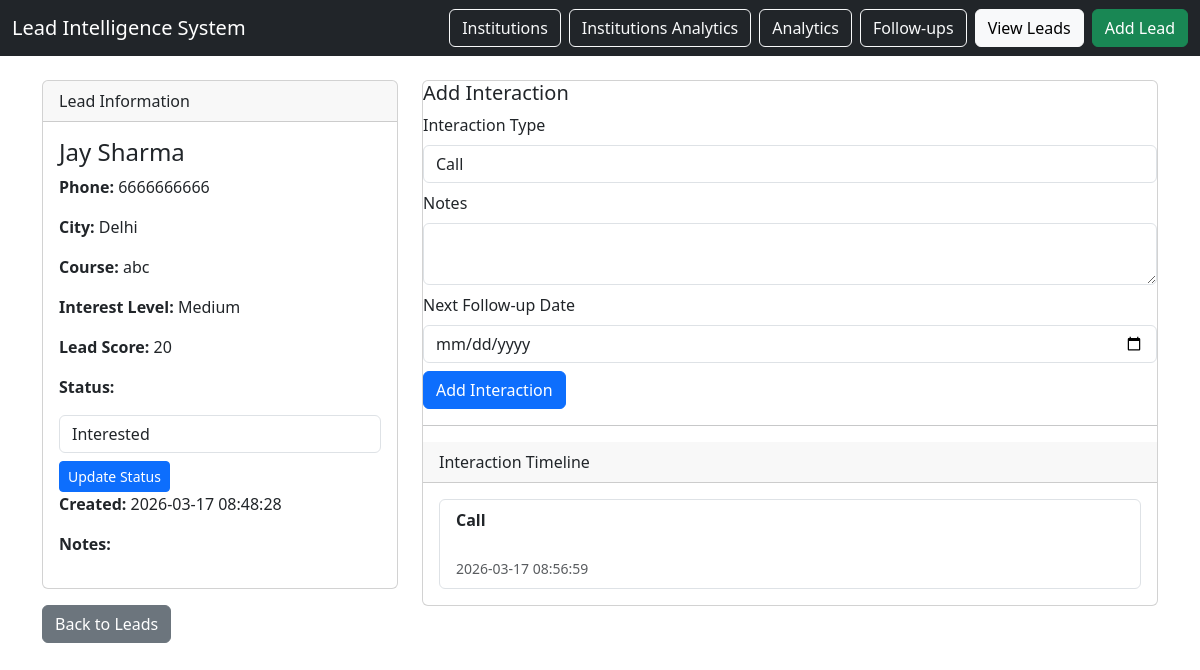
/leads/2, run on an earlier commit of the app's database.
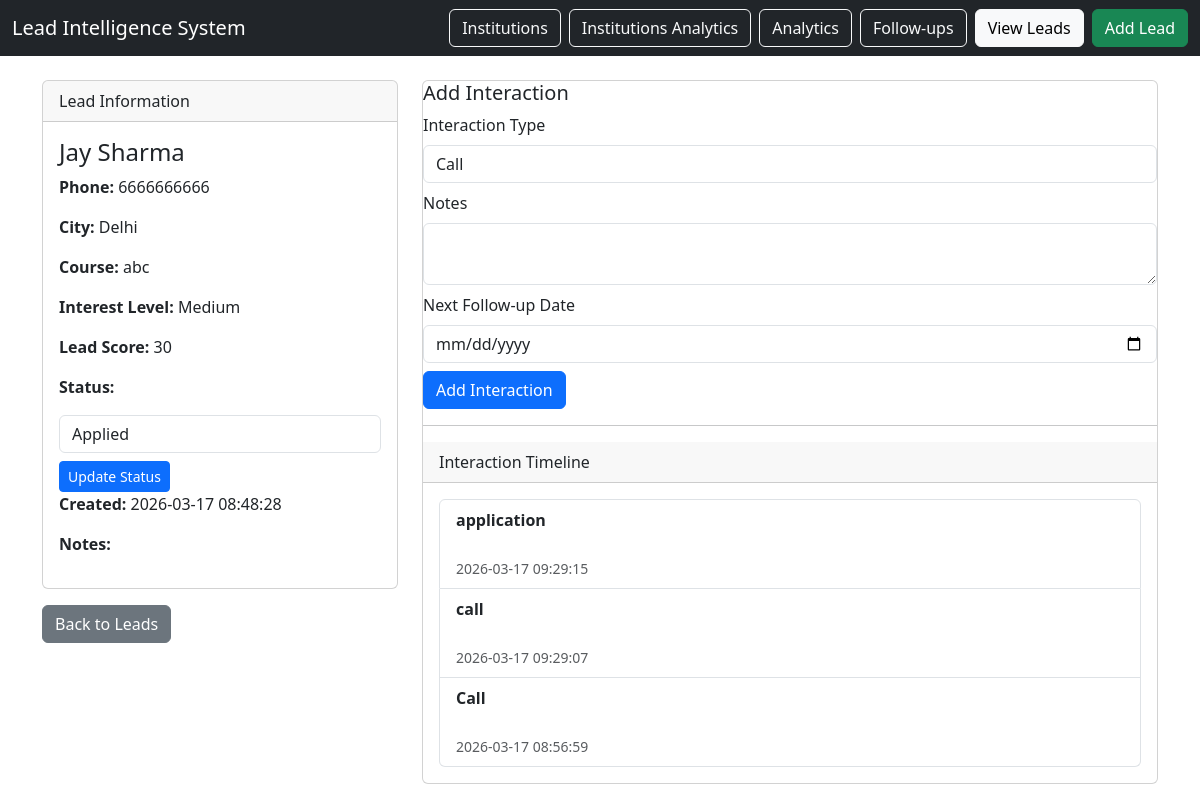
And on a later commit of the database.
### tables this page shows
CREATE TABLE leads (
    lead_id INTEGER PRIMARY KEY AUTOINCREMENT,
    student_name TEXT NOT NULL,
    phone TEXT,
    city TEXT,
    school_id INTEGER,
    coaching_id INTEGER,
    course_interest TEXT,
    lead_source TEXT,
    interest_level TEXT,
    lead_score INTEGER DEFAULT 0,
    status TEXT CHECK(status IN (
        'new',
        'contacted',
        'interested',
        'applied',
        'admitted',
        'lost'
    )) DEFAULT 'new',
    created_at TIMESTAMP DEFAULT CURRENT_TIMESTAMP,
    notes TEXT,

    FOREIGN KEY (school_id) REFERENCES institutions(institution_id),
    FOREIGN KEY (coaching_id) REFERENCES institutions(institution_id)
);

CREATE TABLE interactions (
    interaction_id INTEGER PRIMARY KEY AUTOINCREMENT,
    lead_id INTEGER NOT NULL,
    interaction_type TEXT NOT NULL,
    notes TEXT,
    follow_up_date DATE,
    created_at TIMESTAMP DEFAULT CURRENT_TIMESTAMP,

    FOREIGN KEY (lead_id) REFERENCES leads(lead_id)
);

### app.py (the view)
@app.route("/leads/<int:lead_id>")
def lead_detail(lead_id):
    db = get_db()
    lead = db.execute("""
        SELECT *
        FROM leads
        WHERE lead_id = ?
    """, (lead_id,)).fetchone()
    score = calculate_lead_score(lead)
    db.execute("""
        UPDATE leads
        SET lead_score = ?
        WHERE lead_id = ?
    """, (score, lead_id))
    db.commit()
    interactions = db.execute("""
        SELECT *
        FROM interactions
        WHERE lead_id = ?
        ORDER BY created_at DESC
    """, (lead_id,)).fetchall()
    return render_template(
        "lead_detail.html",
        lead=lead,
        interactions=interactions
    )

### app.py (called while the page is built)
def calculate_lead_score(lead):
    score = 0
    if lead["interest_level"] == "high":
        score += 40
    elif lead["interest_level"] == "medium":
        score += 25
    elif lead["interest_level"] == "low":
        score += 10
    if lead["status"] == "interested":
        score += 20
    elif lead["status"] == "applied":
        score += 30
    return score

### database/db_connection.py (called while the page is built)
def get_db():
    conn = sqlite3.connect(DB_NAME)
    conn.row_factory = sqlite3.Row
    return conn

### templates/lead_detail.html (shortened to what this page needs)
{% extends "base.html" %}
{% block content %}
<div class="row">
<div class="col-4">
<div class="card">
<div class="card-header">
Lead Information
</div>
<div class="card-body">
<h4>{{ lead.student_name }}</h4>
<p><strong>Phone:</strong> {{ lead.phone }}</p>
<p><strong>City:</strong> {{ lead.city }}</p>
<p><strong>Course:</strong> {{ lead.course_interest }}</p>
<p><strong>Interest Level:</strong> {{ lead.interest_level }}</p>
<p><strong>Lead Score:</strong> {{ lead.lead_score }}</p>
<p><strong>Status:</strong></p>
<form method="POST" action="/leads/update_status/{{ lead.lead_id }}">
<select class="form-control mb-2" name="status">
<option value="interested" {% if lead.status == "interested" %}selected{% endif %}>Interested</option>
<option value="applied" {% if lead.status == "applied" %}selected{% endif %}>Applied</option>
</select>
<button class="btn btn-primary btn-sm">
Update Status
</button>
</form>
<p><strong>Created:</strong> {{ lead.created_at }}</p>
<p><strong>Notes:</strong></p>
</div>
</div>
<a href="/leads" class="btn btn-secondary mt-3">
Back to Leads
</a>
</div>
<div class="col-8">
<div class="card">
<h5>Add Interaction</h5>
<form method="POST" action="/interactions/add/{{ lead.lead_id }}">
<div class="mb-2">
<label class="form-label">Interaction Type</label>
<select name="interaction_type" class="form-control" required>
<option value="call">Call</option>
</select>
</div>
<div class="mb-2">
<label class="form-label">Notes</label>
<textarea name="notes" class="form-control"></textarea>
</div>
<div class="mb-2">
<label class="form-label">Next Follow-up Date</label>
<input type="date" name="follow_up_date" class="form-control">
</div>
<button type="submit" class="btn btn-primary">
Add Interaction
</button>
</form>
<hr>
<div class="card-header">
Interaction Timeline
</div>
<div class="card-body">
{% if interactions %}
<ul class="list-group">
{% for i in interactions %}
<li class="list-group-item">
<strong>{{ i.interaction_type }}</strong><br>
{{ i.notes }}<br>
<small class="text-muted">
{{ i.created_at }}
</small>
</li>
{% endfor %}
</ul>
{% else %}
<p class="text-muted">
No interactions recorded yet.
</p>
{% endif %}
</div>
</div>
</div>
</div>
{% endblock %}

### templates/base.html (shortened to what this page needs)
<!DOCTYPE html>
<html>
<head>
    <link
    href="https://cdn.jsdelivr.net/npm/bootstrap@5.3.2/dist/css/bootstrap.min.css"
    rel="stylesheet">
</head>
<body>
<nav class="navbar navbar-dark bg-dark">
<div class="container-fluid">
<a class="navbar-brand" href="/">
Lead Intelligence System
</a>
<div class="d-flex">
<a class="btn btn-outline-light me-2" href="/institutions">
Institutions
</a>
<a class="btn btn-outline-light me-2" href="/institutions/analytics">
Institutions Analytics
</a>
<a class="btn btn-outline-light me-2" href="/analytics">
Analytics
</a>
<a class="btn btn-outline-light me-2" href="/followups">
Follow-ups
</a>
<a class="btn btn-light me-2" href="/leads">
View Leads
</a>
<a class="btn btn-success" href="/leads/add">
Add Lead
</a>
</div>
</div>
</nav>
<div class="container mt-4">
{% block content %}{% endblock %}
</div>
</body>
</html>

What changed in the data, as far as the page shows it:
changed leads "Jay Sharma": lead_score "20" → "30"; status "Interested" → "Applied"
added interactions: interaction_type "application", created_at "2026-03-17 09:29:15"
added interactions: interaction_type "call", created_at "2026-03-17 09:29:07"
